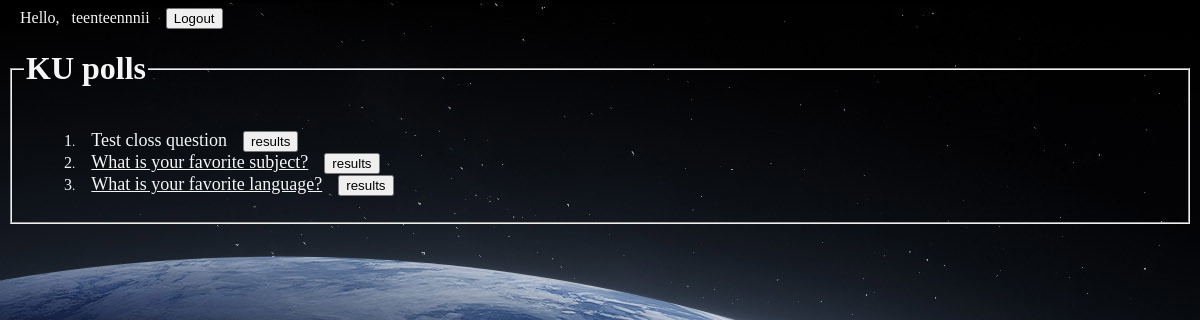
The page /polls/ (signed in) on the database its author committed.
### polls/models.py (models this page shows, shortened)
class Question(models.Model):
    question_text = models.CharField(max_length=200)
    pub_date = models.DateTimeField('date published')
    end_date = models.DateTimeField('date ended', null=True)
    def is_published(self):
        return self.pub_date < timezone.localtime()
    def can_vote(self):
        if self.end_date:  # check end_date is not NULL
            return self.end_date > timezone.localtime()
        return self.is_published()

### polls/views.py (the view)
# urls.py: path('', views.IndexView.as_view(), name='index'),
class IndexView(generic.ListView):
    template_name = 'polls/index.html'
    context_object_name = 'latest_question_list'
    def get_queryset(self):
        return Question.objects.filter(
        pub_date__lte=timezone.now()
        ).order_by('-pub_date')[:5]

### polls/templates/polls/index.html
{% load static %}
<link rel="stylesheet" href="{% static 'polls/style.css' %}">
<a style="text-align:right; color: whitesmoke;">&ensp; Hello,&ensp; {{ request.user }} &ensp;</a>
{% if user.is_authenticated %}
    <a href="{% url 'logout' %}"><button type="button">Logout</button></a>
{% else %}
    <a href="{% url 'signup' %}"><button type="button">Signup</button></a>
    <a href="{% url 'login' %}"><button type="button">Login</button></a>
{% endif %}
<fieldset>
    <legend><h1>KU polls</h1></legend>
{% if latest_question_list %}
    <ul>
    {% for question in latest_question_list %}
    <list>{{forloop.counter0|add:"1"}}<small>.</small> &ensp;
    {% if question.can_vote %}
    <a href="{% url 'polls:detail' question.id %}" style="font-size: 18px;">{{ question.question_text }}</a> &ensp;
    <a href="{% url 'polls:results' question.id %}"><button type="button">{{"results"}}</button><br></a>
    {% else %}
    <a "question.id" style="font-size: 18px;">{{ question.question_text }}</a> &ensp;
    <a href="{% url 'polls:results' question.id %}"><button type="button">{{"results"}}</button><br></a>
    {% endif %}
    {% endfor %}
    </ul>
{% else %}
    <p>No polls are available.</p>
{% endif %}
</fieldset>

### polls/static/polls/style.css (style rules this page uses)
h1, h2, h3 { color: whitesmoke; }
label, table, small { color: whitesmoke; }
a, p { color: salmon; }
list, list a { color: whitesmoke; }

### rows shown on the page
Question: question_text "Test closs question", value "results"
Question: question_text "What is your favorite subject?", value "results"
Question: question_text "What is your favorite language?", value "results"

### other values the page prints
{{ request.user }} "teenteennnii"
